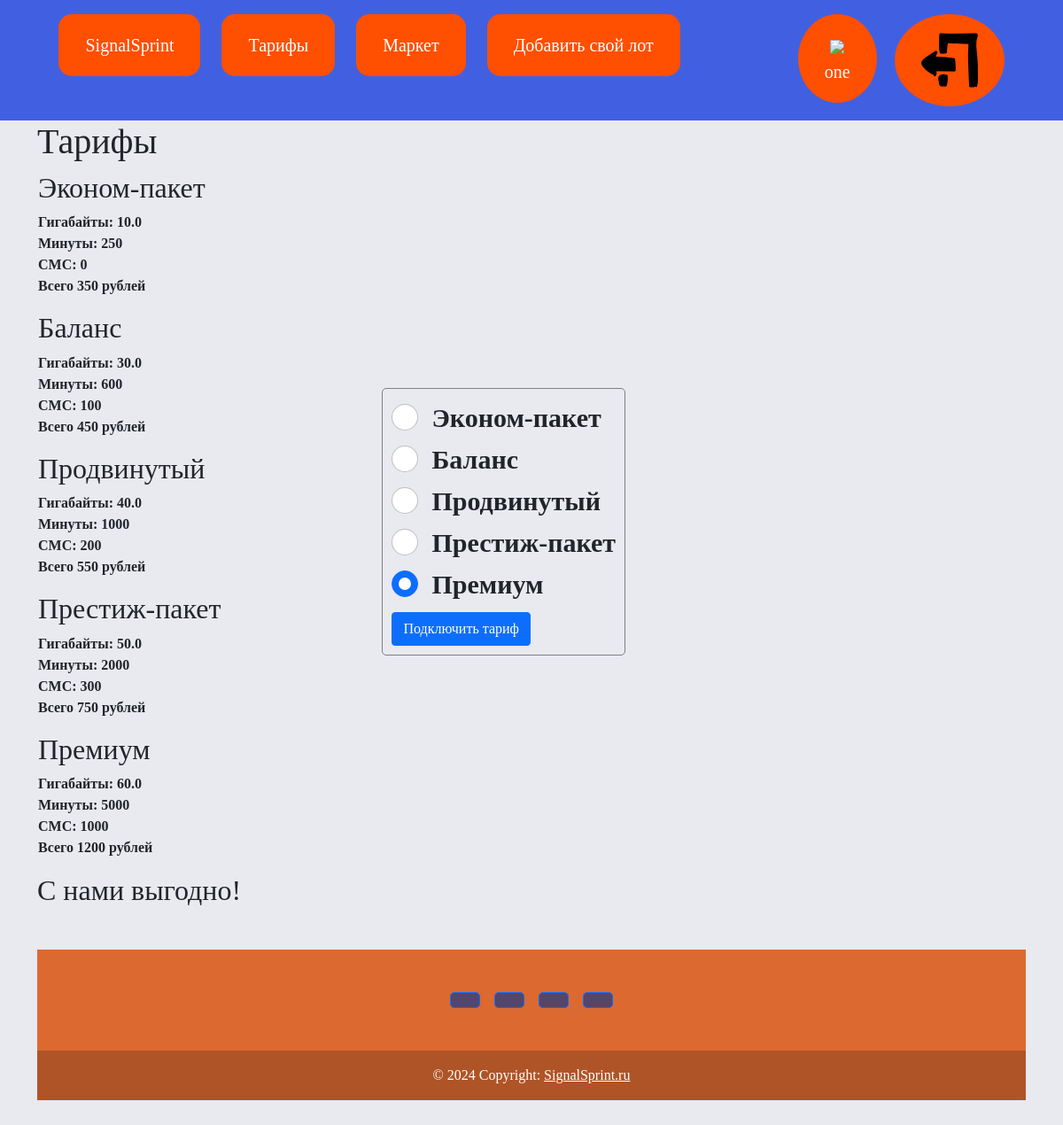
The app's page /tarifs (signed in) with its own data.
### data/users.py (models this page shows, shortened)
class User(SqlAlchemyBase, UserMixin, SerializerMixin):
    __tablename__ = 'user'
    id = sqlalchemy.Column(sqlalchemy.Integer,
                           primary_key=True, autoincrement=True)
    name = sqlalchemy.Column(sqlalchemy.String, nullable=True)
    phone_number = sqlalchemy.Column(sqlalchemy.String,
                                     index=True, unique=True, nullable=True)
    surname = sqlalchemy.Column(sqlalchemy.String, nullable=True)
    money = sqlalchemy.Column(sqlalchemy.Integer, nullable=True)
    hashed_password = sqlalchemy.Column(sqlalchemy.String, nullable=False)
    created_date = sqlalchemy.Column(sqlalchemy.DateTime,
                                     default=datetime.datetime.now)
    lots = orm.relationship("Lots", back_populates='user')
    paket_users = orm.relationship('Paket_Users', back_populates='user')

### data/tariff.py (models this page shows)
class Tariff(SqlAlchemyBase, SerializerMixin):
    __tablename__ = 'tariff'
    id = sqlalchemy.Column(sqlalchemy.Integer, primary_key=True, autoincrement=True)
    name_tariff = sqlalchemy.Column(sqlalchemy.String, nullable=True)
    quantity_gb = sqlalchemy.Column(sqlalchemy.Float, nullable=True)
    quantity_minuts = sqlalchemy.Column(sqlalchemy.Integer, nullable=True)
    quantity_sms = sqlalchemy.Column(sqlalchemy.Integer, nullable=True)
    coast = sqlalchemy.Column(sqlalchemy.Integer, nullable=True)
    paket_users = orm.relationship('Paket_Users', back_populates='tariff')

### server.py (the view, shortened to what this page needs)
@app.route("/tarifs", methods=['POST', 'GET'])
def tarifs():
    db_sess = db_session.create_session()
    tariffs = db_sess.query(Tariff).all()
    current_user_paket = db_sess.query(Paket_Users).filter(Paket_Users.user_id == int(current_user.id)).first()
    if current_user_paket.tariff_id is None:
        if request.method == 'GET':
            return render_template("tarif.html", tariff=tariffs)

### data/db_session.py (called while the page is built)
def create_session() -> Session:
    global __factory
    return __factory()

### server.py (called while the page is built)
@login_manager.user_loader
def load_user(user_id):
    db_sess = db_session.create_session()
    return db_sess.query(User).get(user_id)

### templates/tarif.html (shortened to what this page needs)
{% extends "base.html" %}
{% block content %}
<h1>Тарифы</h1>
<table>
    <tr>
        <th>
            {% for item in tariff %}
            <div class="tariff">
                <div>
                    <h2>{{item.name_tariff}}</h2>
                </div>
                <div>
                    Гигабайты: {{item.quantity_gb}}
                </div>
                <div>
                    Минуты: {{item.quantity_minuts}}
                </div>
                <div>
                    СМС: {{item.quantity_sms}}
                </div>
                <div>
                    Всего {{item.coast}} рублей
                </div>
            </div>
            {% endfor %}
        </th>
        {% for i in range(30) %}
        <th><p style="color:#E9E9F0">. </p> </th>
        {% endfor %}
        <th>
            <div>
                <form class="tariff_form" method="post">
                    <div class="form-group">
                        {% for item in tariff %}
                        <div class="form-check">
                            <input class="form-check-input" type="radio" name="tariff" id={{item.id}}
                                   value={{item.id}} checked>
                            <label class="form-check-label" for={{item.id}}>
                                {{item.name_tariff}}
                            </label>
                        </div>
                        {% endfor %}
                        <button type="submit" class="btn btn-primary">Подключить тариф</button>
                    </div>
                </form>
            </div>
        </th>
    </tr>
</table>
<h2>С нами выгодно!</h2>
{% endblock %}

### templates/base.html (shortened to what this page needs)
<!DOCTYPE html>
<html lang="en">
<head>
    <link rel="stylesheet"
          href="https://cdn.jsdelivr.net/npm/bootstrap@5.0.0-beta1/dist/css/bootstrap.min.css"
>
    <link rel="stylesheet" type="text/css" href="static/css/style_base.css"/>
</head>
<body>
<nav class="navbar-menu nav">
    <div class="div_menu">
        <a href="/" class="button_menu button">SignalSprint</a>
        <a href="/tarifs" class="button_menu button">Тарифы</a>
        <a href="/market" class="button_menu button">Маркет</a>
        {% if current_user.is_authenticated %}
        <a href="/lots" class="button_menu button">Добавить свой лот</a>
        {% endif %}
    </div>
    <div class="div_menu">
        {% if current_user.is_authenticated %}
        <a href="/profiles" class="profil button">
            {% if current_user.is_authenticated %}
            <img src='static/img/reg_profil.png'><br>
            {{ current_user.name }}
            {% endif %}
        </a>
        <a class="navbar-brand profil button" href="/logout">
            <img src='static/img/go_out.png'>
        </a>
        {% else %}
        <p>
            <a class="btn btn-primary " href="/register">Зарегистрироваться</a>
            <a class="btn btn-success" href="/login">Войти</a>
        </p>
        {% endif %}
    </div>
</nav>
<main role="main" class="container">
    {% block content %}
    {% endblock %}
</main>
<div class="container my-5">
    <footer class="text-center text-lg-start" style="background-color: #db6930;">
        <div class="container d-flex justify-content-center py-5">
            <button type="button" class="btn btn-primary btn-lg btn-floating mx-2"
                    style="background-color: #54456b;">
            </button>
            <button type="button" class="btn btn-primary btn-lg btn-floating mx-2"
                    style="background-color: #54456b;">
            </button>
            <button type="button" class="btn btn-primary btn-lg btn-floating mx-2"
                    style="background-color: #54456b;">
            </button>
            <button type="button" class="btn btn-primary btn-lg btn-floating mx-2"
                    style="background-color: #54456b;">
            </button>
        </div>
        <div class="text-center text-white p-3" style="background-color: rgba(0, 0, 0, 0.2);">
            © 2024 Copyright:
            <a class="text-white" href="https://www.google.com/">SignalSprint.ru</a>
        </div>
    </footer>
</div>
</body>
</html>

### static/css/style_base.css (style rules this page uses)
body { font-family: PT Astra Sans; background-color: #e9e9f0; }
div.div_menu .button { background-color: #FF4F00; border: none; color: white; padding: 20px 30px; text-align: center; text-decoration: none; display: inline-block; font-size: 20px; margin: 16px 10px; cursor: pointer; height: 100%; }
nav.navbar-menu div.div_menu { height: 100%; }
div.div_menu .button_menu { border-radius: 15px; }
div.div_menu .profil { border-radius: 50%; float: left; }
nav.navbar-menu { background-color: #4160E1; display: flex; justify-content: space-around; }
.container { width: auto; max-width: 1152px; }
.container { margin-right: auto; margin-left: auto; padding-left: 18px; padding-right: 18px; }
form.tariff_form { margin-left: auto; margin-right: auto; max-width: 700px; border: 1px solid gray; border-radius: 5px; padding: 10px; font-size: 30px; }

### records on screen
User: name "one"
Tariff: name_tariff "Эконом-пакет", quantity_gb "10.0", quantity_minuts "250", quantity_sms "0", coast "350"
Tariff: name_tariff "Баланс", quantity_gb "30.0", quantity_minuts "600", quantity_sms "100", coast "450"
Tariff: name_tariff "Продвинутый", quantity_gb "40.0", quantity_minuts "1000", quantity_sms "200", coast "550"
Tariff: name_tariff "Престиж-пакет", quantity_gb "50.0", quantity_minuts "2000", quantity_sms "300", coast "750"
Tariff: name_tariff "Премиум", quantity_gb "60.0", quantity_minuts "5000", quantity_sms "1000", coast "1200"
